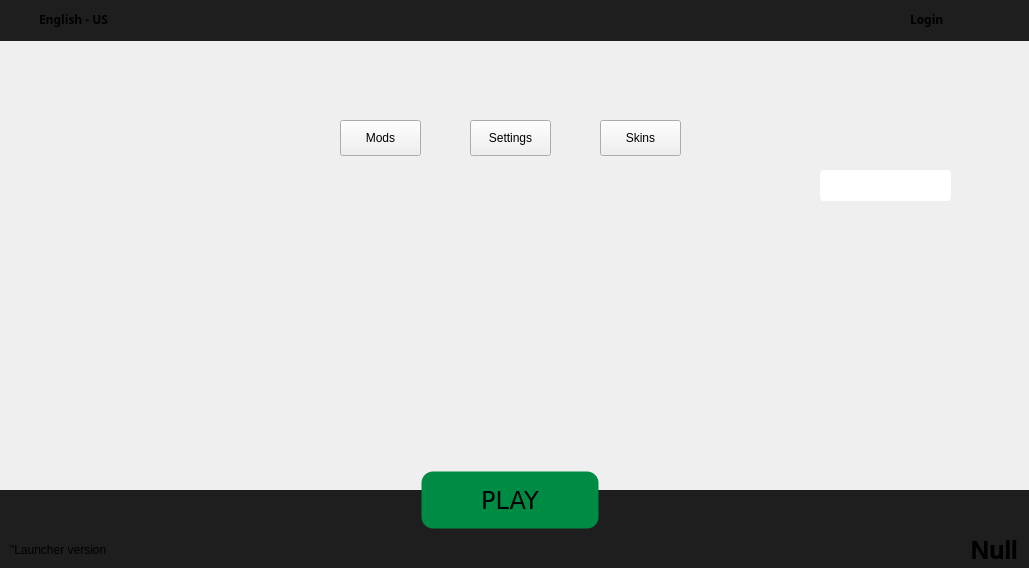
<?xml version="1.0" encoding="UTF-8"?>
<ui version="4.0">
 <class>Dialog</class>
 <widget class="QDialog" name="Dialog">
  <property name="windowModality">
   <enum>Qt::NonModal</enum>
  </property>
  <property name="enabled">
   <bool>true</bool>
  </property>
  <property name="geometry">
   <rect>
    <x>0</x>
    <y>0</y>
    <width>1029</width>
    <height>568</height>
   </rect>
  </property>
  <property name="sizePolicy">
   <sizepolicy hsizetype="Preferred" vsizetype="Preferred">
    <horstretch>0</horstretch>
    <verstretch>0</verstretch>
   </sizepolicy>
  </property>
  <property name="windowTitle">
   <string>Minecraft Launcher</string>
  </property>
  <property name="windowIcon">
   <iconset>
    <normaloff>../../../Downloads/Downloads/White_Candle_Cake_(lit)_JE3.png</normaloff>../../../Downloads/Downloads/White_Candle_Cake_(lit)_JE3.png</iconset>
  </property>
  <property name="autoFillBackground">
   <bool>false</bool>
  </property>
  <property name="styleSheet">
   <string notr="true">#comboBox{
    border: 0px     solid #ced4da;
    border-radius: 4px;
    padding-left:  10px;
}

#comboBox::drop-down{
    border:0px;
}

#comboBox::down-arrow{
    image: url(:/newPrefix/arrow-down-sign-to-navigate.png);
    width: 12px;
     height: 12px;
    margin-right:  15px;
}

#comboBox:on {
    border: 0px solid #c2dbfe;
}</string>
  </property>
  <property name="sizeGripEnabled">
   <bool>false</bool>
  </property>
  <property name="modal">
   <bool>false</bool>
  </property>
  <widget class="QPushButton" name="Play">
   <property name="geometry">
    <rect>
     <x>420</x>
     <y>470</y>
     <width>180</width>
     <height>60</height>
    </rect>
   </property>
   <property name="font">
    <font>
     <family>DejaVu Sans</family>
     <pointsize>18</pointsize>
     <weight>50</weight>
     <bold>false</bold>
    </font>
   </property>
   <property name="styleSheet">
    <string notr="true">background-color: rgb(0, 139, 68);
border-radius: 13px; 
border-width: 3px;
border-style: solid;

</string>
   </property>
   <property name="text">
    <string>PLAY</string>
   </property>
  </widget>
  <widget class="QToolButton" name="Mods">
   <property name="geometry">
    <rect>
     <x>340</x>
     <y>120</y>
     <width>81</width>
     <height>36</height>
    </rect>
   </property>
   <property name="text">
    <string>Mods</string>
   </property>
  </widget>
  <widget class="QWidget" name="widget" native="true">
   <property name="geometry">
    <rect>
     <x>0</x>
     <y>0</y>
     <width>1051</width>
     <height>41</height>
    </rect>
   </property>
   <property name="font">
    <font>
     <pointsize>22</pointsize>
    </font>
   </property>
   <property name="autoFillBackground">
    <bool>false</bool>
   </property>
   <property name="styleSheet">
    <string notr="true">background-color:  #1e1e1e;</string>
   </property>
   <widget class="QLabel" name="Planet">
    <property name="geometry">
     <rect>
      <x>10</x>
      <y>10</y>
      <width>19</width>
      <height>19</height>
     </rect>
    </property>
    <property name="text">
     <string/>
    </property>
    <property name="pixmap">
     <pixmap>res/Earth.png</pixmap>
    </property>
    <property name="scaledContents">
     <bool>true</bool>
    </property>
   </widget>
   <widget class="QComboBox" name="Language">
    <property name="geometry">
     <rect>
      <x>29</x>
      <y>5</y>
      <width>131</width>
      <height>31</height>
     </rect>
    </property>
    <property name="font">
     <font>
      <family>Noto Sans Thaana</family>
      <weight>75</weight>
      <bold>true</bold>
     </font>
    </property>
    <property name="styleSheet">
     <string notr="true">#Language{
    border: 0px     solid #ced4da;
    border-radius: 4px;
    padding-left:  10px;
}

#Language::drop-down{
    border:0px;
}

#Language::down-arrow{
    image: url(:/newPrefix/arrow-down-sign-to-navigate.png);
    width: 12px;
     height: 12px;
    margin-right:  15px;
}

#Language:on {
    border: 0px solid #c2dbfe;
}</string>
    </property>
    <item>
     <property name="text">
      <string>English - US</string>
     </property>
    </item>
    <item>
     <property name="text">
      <string>11</string>
     </property>
    </item>
    <item>
     <property name="text">
      <string>1</string>
     </property>
    </item>
   </widget>
   <widget class="QComboBox" name="Login">
    <property name="geometry">
     <rect>
      <x>900</x>
      <y>5</y>
      <width>131</width>
      <height>31</height>
     </rect>
    </property>
    <property name="font">
     <font>
      <family>Noto Sans Thaana</family>
      <weight>75</weight>
      <bold>true</bold>
     </font>
    </property>
    <property name="styleSheet">
     <string notr="true">#Login{
    border: 0px     solid #ced4da;
    border-radius: 4px;
    padding-left:  10px;
}

#Login::drop-down{
    border:0px;
}

#Login::down-arrow{
    image: url(:/newPrefix/arrow-down-sign-to-navigate.png);
    width: 12px;
     height: 12px;
    margin-right:  15px;
}

#Login:on {
    border: 0px solid #c2dbfe;
}</string>
    </property>
    <item>
     <property name="text">
      <string>Login</string>
     </property>
    </item>
   </widget>
  </widget>
  <widget class="QToolButton" name="Settings">
   <property name="geometry">
    <rect>
     <x>470</x>
     <y>120</y>
     <width>81</width>
     <height>36</height>
    </rect>
   </property>
   <property name="text">
    <string>Settings</string>
   </property>
  </widget>
  <widget class="QToolButton" name="Skin">
   <property name="geometry">
    <rect>
     <x>600</x>
     <y>120</y>
     <width>81</width>
     <height>36</height>
    </rect>
   </property>
   <property name="text">
    <string>Skins</string>
   </property>
  </widget>
  <widget class="QWidget" name="widget_2" native="true">
   <property name="geometry">
    <rect>
     <x>-20</x>
     <y>490</y>
     <width>1051</width>
     <height>80</height>
    </rect>
   </property>
   <property name="styleSheet">
    <string notr="true">background-color:  #1e1e1e;</string>
   </property>
   <widget class="QLabel" name="Launchver">
    <property name="geometry">
     <rect>
      <x>30</x>
      <y>50</y>
      <width>161</width>
      <height>20</height>
     </rect>
    </property>
    <property name="text">
     <string>&quot;Launcher version</string>
    </property>
   </widget>
   <widget class="QLabel" name="logo">
    <property name="geometry">
     <rect>
      <x>920</x>
      <y>46</y>
      <width>61</width>
      <height>21</height>
     </rect>
    </property>
    <property name="text">
     <string/>
    </property>
    <property name="pixmap">
     <pixmap>res/Null.png</pixmap>
    </property>
    <property name="scaledContents">
     <bool>false</bool>
    </property>
    <property name="wordWrap">
     <bool>false</bool>
    </property>
   </widget>
   <widget class="QLabel" name="null_2">
    <property name="geometry">
     <rect>
      <x>990</x>
      <y>50</y>
      <width>59</width>
      <height>20</height>
     </rect>
    </property>
    <property name="font">
     <font>
      <family>Open Sans SemiBold</family>
      <pointsize>18</pointsize>
      <weight>75</weight>
      <bold>true</bold>
     </font>
    </property>
    <property name="text">
     <string>Null</string>
    </property>
   </widget>
  </widget>
  <widget class="QComboBox" name="Version">
   <property name="geometry">
    <rect>
     <x>820</x>
     <y>170</y>
     <width>131</width>
     <height>31</height>
    </rect>
   </property>
   <property name="sizePolicy">
    <sizepolicy hsizetype="Ignored" vsizetype="Fixed">
     <horstretch>1</horstretch>
     <verstretch>1</verstretch>
    </sizepolicy>
   </property>
   <property name="styleSheet">
    <string notr="true">#Version{
    border: 0px     solid #ced4da;
    border-radius: 4px;
    padding-left:  10px;
}

#Version::drop-down{
    border:0px;
}

#Version::down-arrow{
    image: url(:/newPrefix/arrow-down-sign-to-navigate.png);
    width: 12px;
     height: 12px;
    margin-right:  15px;
}

#Version:on {
    border: 0px solid #c2dbfe;
}</string>
   </property>
  </widget>
  <zorder>widget_2</zorder>
  <zorder>widget</zorder>
  <zorder>Mods</zorder>
  <zorder>Settings</zorder>
  <zorder>Skin</zorder>
  <zorder>Play</zorder>
  <zorder>Version</zorder>
 </widget>
 <resources>
  <include location="res/launcher.qrc"/>
 </resources>
 <connections/>
</ui>
